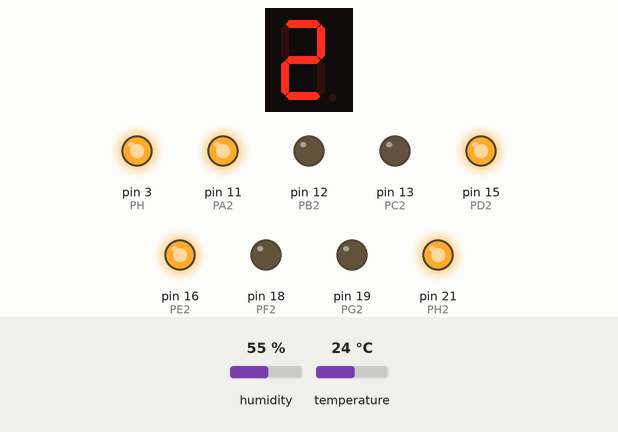
Recording of a program running on a simulated Raspberry Pi (header pin numbers). On the bench: 1-digit seven-segment display, output pins drawn as LEDs (lit = HIGH). The test bench sets the inputs (shaded band); at power-on: temperature 24 °C, humidity 55 %. The segment pins are drawn as the display they are named for; pins used as bus, display or sensor lines are not drawn.

Above: at 1.2 s.
1.3 s: temperature set to 12 °C
At 3.3 s:
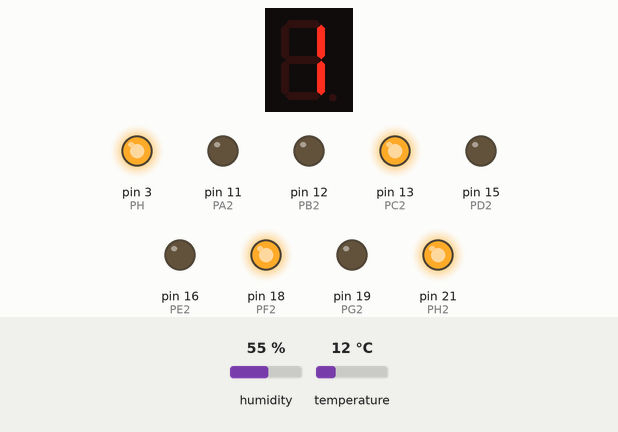
3.6 s: temperature set to 33 °C
At 5.4 s:
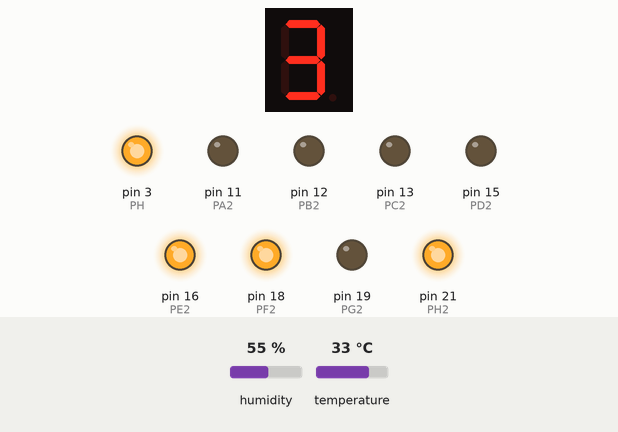
6.6 s: temperature set to 41 °C
At 7.8 s:
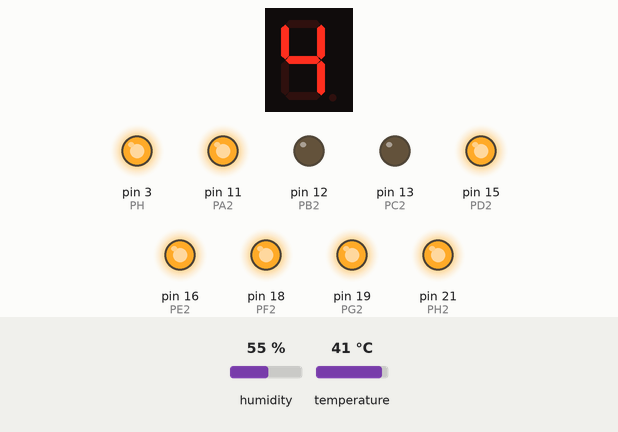
8.7 s: temperature set to 19 °C
At 10.9 s:
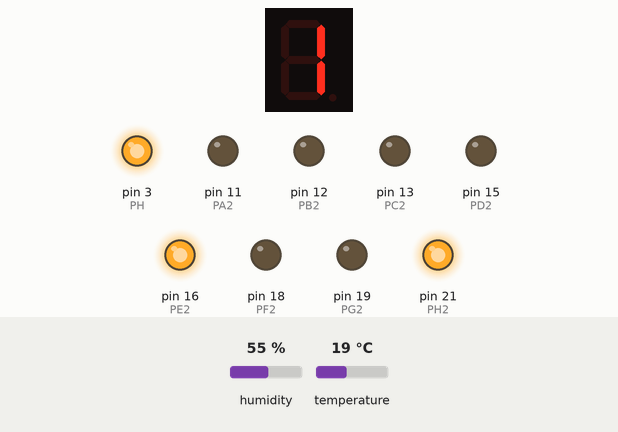
11.2 s: temperature set to 28 °C
At 12.0 s:
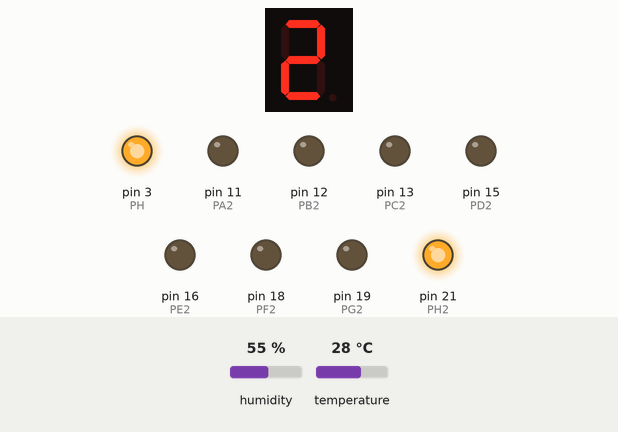
Timing chart, 0 to 14.2 s (numbered marks = the images above; inputs shaded):
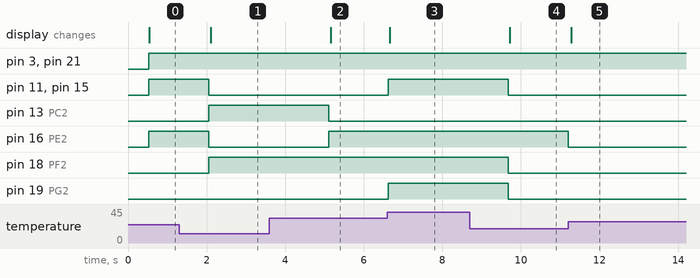

Measured:
- after the input at 1.3 s, pin 11 (PA2), pin 15 (PD2), pin 16 (PE2): HIGH → LOW after 0.75 s; pin 13 (PC2), pin 18 (PF2): LOW → HIGH after 0.75 s; the display: changes after 0.80 s (image 1)
- after the input at 3.6 s, pin 13 (PC2): HIGH → LOW after 1.5 s; pin 16 (PE2): LOW → HIGH after 1.5 s; the display: changes after 1.6 s (image 2)
- after the input at 6.6 s, pin 11 (PA2), pin 15 (PD2), pin 19 (PG2): LOW → HIGH at once; the display: changes after 0.06 s (image 3)
- after the input at 8.7 s, pin 11 (PA2), pin 15 (PD2), pin 18 (PF2), pin 19 (PG2): HIGH → LOW after 0.98 s; the display: changes after 1.0 s (image 4)
- after the input at 11.2 s, pin 16 (PE2): HIGH → LOW at once; the display: changes after 0.08 s (image 5)

The program:

7seg.py
```python
import RPi.GPIO as GPIO
import time
import sys
import Adafruit_DHT

PA = 33
PB = 31
PC = 5
PD = 7
PE = 8
PF = 35
PG = 37
PH = 3

PA2 = 11
PB2 = 12
PC2 = 13
PD2 = 15
PE2 = 16
PF2 = 18
PG2 = 19
PH2 = 21

sensor = 11
pin = 21

GPIO.setmode(GPIO.BOARD)

GPIO.setup(PA, GPIO.OUT)
GPIO.setup(PB, GPIO.OUT)
GPIO.setup(PC, GPIO.OUT)
GPIO.setup(PD, GPIO.OUT)
GPIO.setup(PE, GPIO.OUT)
GPIO.setup(PF, GPIO.OUT)
GPIO.setup(PG, GPIO.OUT)
GPIO.setup(PH, GPIO.OUT)

GPIO.setup(PA2, GPIO.OUT)
GPIO.setup(PB2, GPIO.OUT)
GPIO.setup(PC2, GPIO.OUT)
GPIO.setup(PD2, GPIO.OUT)
GPIO.setup(PE2, GPIO.OUT)
GPIO.setup(PF2, GPIO.OUT)
GPIO.setup(PG2, GPIO.OUT)
GPIO.setup(PH2, GPIO.OUT)

def disp(x):

	a = True
	b = True
	c = True
	d = True
	e = True
	f = True
	g = True
	h = True

	if x == 0:
		a = False
		b = False
		c = False
		d = False
		e = False
		f = False
		g = True
		h = True

	elif x == 1:
		a = True
		b = False
		c = False
		d = True
		e = True
		f = True
		g = True
		h = True

	elif x == 2:
		a = False
		b = False
		c = True
		d = False
		e = False
		f = True
		g = False
		h = True

	elif x == 3:
		a = False
		b = False
		c = False
		d = False
		e = True
		f = True
		g = False
		h = True

	elif x == 4:
		a = True
		b = False
		c = False
		d = True
		e = True
		f = False
		g = False
		h = True

	elif x == 5:
		a = False
		b = True
		c = False
		d = False
		e = True
		f = False
		g = False
		h = True

	elif x == 6:
		a = False
		b = True
		c = False
		d = False
		e = False
		f = False
		g = False
		h = True

	elif x == 7:
		a = False
		b = False
		c = False
		d = True
		e = True
		f = True
		g = True
		h = True

	elif x == 8:
		a = False
		b = False
		c = False
		d = False
		e = False
		f = False
		g = False
		h = True

	elif x == 9:
		a = False
		b = False
		c = False
		d = False
		e = True
		f = False
		g = False
		h = True
	else:
		print("Wrong Number")

	return a, b, c, d, e, f, g, h


'''s = input("Give a Number: ")
x = int(s[0])
y = int(s[1])
'''

try:
	while True:
		h, t = Adafruit_DHT.read_retry(sensor, pin)
		s = str(t)
		x = int(s[0])
		y = int(s[1])

		a, b, c, d, e, f, g, h = disp(x)
		GPIO.output(PA, a)
		GPIO.output(PB, b)
		GPIO.output(PC, c)
		GPIO.output(PD, d)
		GPIO.output(PE, e)
		GPIO.output(PF, f)
		GPIO.output(PG, g)
		GPIO.output(PH, h)

		a, b, c, d, e, f, g, h = disp(y)
		GPIO.output(PA2, a)
		GPIO.output(PB2, b)
		GPIO.output(PC2, c)
		GPIO.output(PD2, d)
		GPIO.output(PE2, e)
		GPIO.output(PF2, f)
		GPIO.output(PG2, g)
		GPIO.output(PH2, h)

		time.sleep(1)

except KeyboardInterrupt:
	GPIO.cleanup()
	sys.exit()
```
